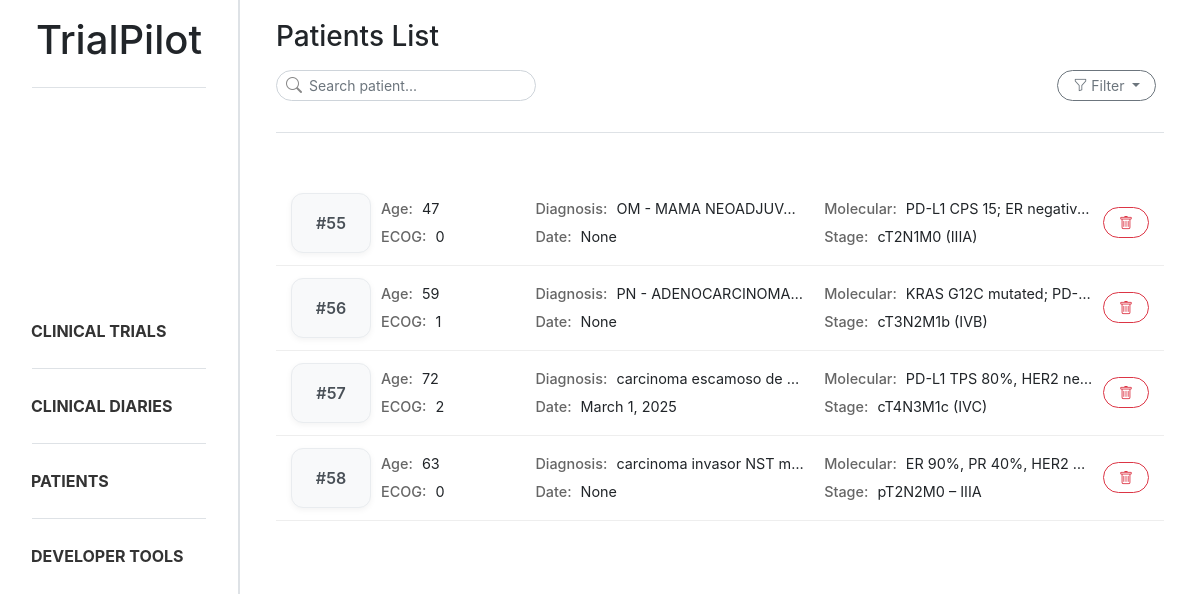
The app's page /patients/ with its own data.
### trialpilot/models.py (models this page shows, shortened)
class Patient_profile(models.Model):
    document = models.ForeignKey(Document, on_delete=models.CASCADE, related_name="patient_profiles")
    age = models.IntegerField(null=True, blank=True)
    ecog_ps = models.IntegerField(null=True, blank=True)
    diagnosis = models.CharField(max_length=255, null=True, blank=True)
    diagnosis_date = models.DateField(null=True, blank=True)
    molecular_status = models.CharField(max_length=255, null=True, blank=True)
    stage = models.CharField(max_length=50, null=True, blank=True)
    control = models.CharField(max_length=255, null=True, blank=True)
    created_at = models.DateTimeField(auto_now_add=True)

### trialpilot/views.py (the view, shortened to what this page needs)
# urls.py: path('patients/', patient_list, name='patient_list'),
def patient_list(request):
    search = request.GET.get("search", "").strip()
    stage = request.GET.get("stage", "").strip()
    molecular_status = request.GET.get("molecular_status", "").strip()
    patients = Patient_profile.objects.all()
    if stage:
        patients = patients.filter(stage__icontains=stage)
    if molecular_status:
        patients = patients.filter(molecular_status__icontains=molecular_status)
    patient_data = []
    for patient in patients:
        treatments = Treatment.objects.filter(patient=patient)
        analysis_obj = Analysis.objects.filter(patient=patient).first()
        patient.json_analysis = json.dumps(serialize_analysis(analysis_obj))
        patient_data.append((patient, treatments))
    return render(request, 'trialpilot/patient_list.html', {
        'patient_data': patient_data,
        'search': search,
        'stage': stage,
        'molecular_status': molecular_status,
    })

### trialpilot/templates/trialpilot/patient_list.html (shortened to what this page needs)
{% extends "trialpilot/base.html" %}
{% block content %}
<div class="d-flex flex-column mb-4 ml-3 mr-3">
    <h3 class="mb-3">Patients List</h3>
    <div class="d-flex justify-content-between align-items-center mb-3">
        <form method="GET">
            <div class="position-relative" style="width:260px">
                <i class="bi bi-search position-absolute"
                    style="left:10px; top:50%; transform:translateY(-50%); color:#888;"></i>
                <input type="text" name="search" class="form-control form-control-sm rounded-ui"
                    style="padding-left: 32px;" placeholder="Search patient...">
            </div>
        </form>
        <div class="dropdown" style="margin-right: 0.5rem;">
            <button class="btn btn-outline-secondary btn-sm rounded-ui dropdown-toggle" type="button"
                data-bs-toggle="dropdown" aria-expanded="false">
                <i class="bi bi-funnel"></i>
                Filter
            </button>
        </div>
    </div>
    <div class="sidebar-divider mb-4"></div>
</div>
<div class="patient-list ml-3 mr-3">
    {% for patient, treatments in patient_data %}
    <div class="patient-card patient-card-trigger" data-id="{{ patient.id }}" data-age="{{ patient.age }}"
        data-ecog="{{ patient.ecog_ps }}" data-diagnosis="{{ patient.diagnosis }}"
        data-date="{{ patient.diagnosis_date }}" data-molecular="{{ patient.molecular_status }}"
        data-stage="{{ patient.stage }}" data-control="{{ patient.control }}" data-treatments='[
        {% for t in treatments %}
            {
                "name": "{{ t.treatment_name|escapejs }}",
                "start": "{{ t.start_date }}",
                "end": "{{ t.end_date|default:"Ongoing" }}"
            }{% if not forloop.last %},{% endif %}
        {% endfor %}
     ]' data-analysis='{{ patient.json_analysis|safe }}'>
        <div class="patient-layout">
            <div class="patient-id">
                #{{ patient.id }}
            </div>
            <div class="patient-grid">
                <div><strong>Age:</strong> {{ patient.age }}</div>
                <div><strong>Diagnosis:</strong> {{ patient.diagnosis }}</div>
                <div><strong>Molecular:</strong> {{ patient.molecular_status }}</div>
                <div><strong>ECOG:</strong> {{ patient.ecog_ps }}</div>
                <div><strong>Date:</strong> {{ patient.diagnosis_date }}</div>
                <div><strong>Stage:</strong> {{ patient.stage }}</div>
            </div>
            <div class="patient-actions">
                <button class="btn btn-outline-danger btn-sm reset-btn rounded-ui"
                    data-document-id="{{ patient.document.id }}" data-patient-id="{{ patient.id }}">
                    <i class="bi bi-trash"></i>
                </button>
            </div>
        </div>
    </div>
    {% endfor %}
</div>
{% endblock %}

### static/css/style.css (style rules this page uses)
body { overflow-x: hidden; }
html, body { height: 100%; }
.sidebar-divider { height: 1px; background-color: #dee2e6; margin-bottom: 15px; margin-top: 15px; }
.rounded-ui { border-radius: 1rem !important; padding-left: 15px; padding-right: 15px; }
.patient-card { padding: 12px 15px; border-bottom: 1px solid #eee; transition: all 0.15s ease; cursor: pointer; }
.patient-actions { display: flex; align-items: center; justify-content: center; }
.patient-grid { display: grid; grid-template-columns: 1fr 2fr 2fr; grid-template-rows: auto auto; gap: 6px 20px; font-size: 0.9rem; }
.patient-grid div { overflow: hidden; white-space: nowrap; text-overflow: ellipsis; }
.patient-grid strong { color: #666; font-weight: 500; margin-right: 5px; }
.patient-layout { display: grid; grid-template-columns: 80px 1fr auto; align-items: center; gap: 10px; }
.patient-id { display: flex; align-items: center; justify-content: center; font-weight: 600; color: #495057; background: #f8f9fa; border: 1px solid #e9ecef; border-radius: 12px; height: 100%; min-height: 60px; box-shadow: 0 2px 6px rgba(0, 0, 0, 0.05); }

### records on screen
Patient_profile: id "55", age "47", diagnosis "OM - MAMA NEOADJUV…", molecular_status "PD-L1 CPS 15; ER negativ…", ecog_ps "0", diagnosis_date "None", stage "cT2N1M0 (IIIA)"
Patient_profile: id "56", age "59", diagnosis "PN - ADENOCARCINOMA…", molecular_status "KRAS G12C mutated; PD-…", ecog_ps "1", diagnosis_date "None", stage "cT3N2M1b (IVB)"
Patient_profile: id "57", age "72", diagnosis "carcinoma escamoso de…", molecular_status "PD-L1 TPS 80%, HER2 ne…", ecog_ps "2", diagnosis_date "March 1, 2025", stage "cT4N3M1c (IVC)"
Patient_profile: id "58", age "63", diagnosis "carcinoma invasor NST m…", molecular_status "ER 90%, PR 40%, HER2…", ecog_ps "0", diagnosis_date "None", stage "pT2N2M0 – IIIA"
